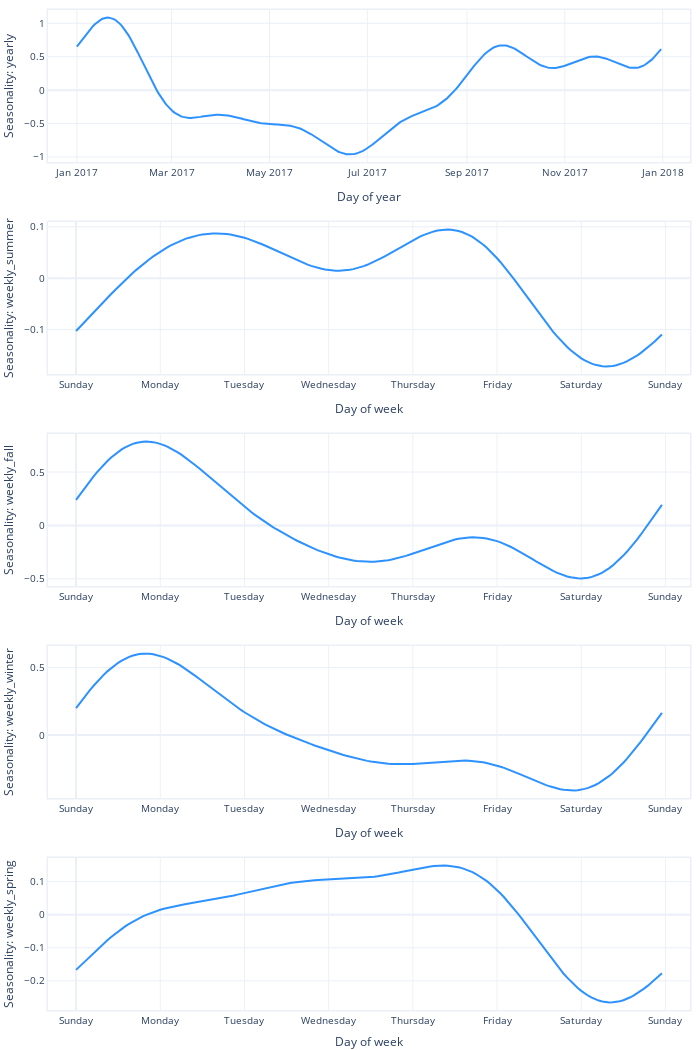

Notebook cell for this chart:
### Code cell
m.plot_parameters(components="seasonality")

### Figure 1 — Plotly figure (JSON) as saved in the notebook; plotly's stock layout.template omitted (floating-point values rounded to 4 significant figures; data arrays with more than 128 entries replaced by an {"elided": "..."} marker saying what was removed)
{"data": [{"fill": "none", "line": {"color": "#2d92ff", "width": 2}, "mode": "lines", "name": "yearly", "type": "scatter", "x": {"elided": "365 str values"}, "xaxis": "x", "y": {"elided": "365 float values"}, "yaxis": "y"}, {"fill": "none", "line": {"color": "#2d92ff", "width": 2}, "mode": "lines", "name": "weekly_summer", "type": "scatter", "x": {"elided": "168 int values"}, "xaxis": "x2", "y": {"elided": "168 float values"}, "yaxis": "y2"}, {"fill": "none", "line": {"color": "#2d92ff", "width": 2}, "mode": "lines", "name": "weekly_fall", "type": "scatter", "x": {"elided": "168 int values"}, "xaxis": "x3", "y": {"elided": "168 float values"}, "yaxis": "y3"}, {"fill": "none", "line": {"color": "#2d92ff", "width": 2}, "mode": "lines", "name": "weekly_winter", "type": "scatter", "x": {"elided": "168 int values"}, "xaxis": "x4", "y": {"elided": "168 float values"}, "yaxis": "y4"}, {"fill": "none", "line": {"color": "#2d92ff", "width": 2}, "mode": "lines", "name": "weekly_spring", "type": "scatter", "x": {"elided": "168 int values"}, "xaxis": "x5", "y": {"elided": "168 float values"}, "yaxis": "y5"}], "layout": {"autosize": true, "font": {"size": 10}, "height": 1050, "hovermode": "x unified", "margin": {"b": 0, "l": 0, "pad": 0, "r": 10, "t": 10}, "showlegend": false, "title": {"font": {"size": 12}}, "width": 700, "xaxis": {"anchor": "y", "domain": [0, 1], "linewidth": 1.5, "mirror": true, "range": ["2016-12-14T00:00:00", "2018-01-18T00:00:00"], "showline": true, "title": {"text": "Day of year"}}, "xaxis2": {"anchor": "y2", "domain": [0, 1], "linewidth": 1.5, "mirror": true, "range": [-8, 175], "showline": true, "tickmode": "array", "ticktext": ["Sunday", "Monday", "Tuesday", "Wednesday", "Thursday", "Friday", "Saturday", "Sunday", "Sunday"], "tickvals": [0, 24, 48, 72, 96, 120, 144, 168, 192], "title": {"text": "Day of week"}}, "xaxis3": {"anchor": "y3", "domain": [0, 1], "linewidth": 1.5, "mirror": true, "range": [-8, 175], "showline": true, "tickmode": "array", "ticktext": ["Sunday", "Monday", "Tuesday", "Wednesday", "Thursday", "Friday", "Saturday", "Sunday", "Sunday"], "tickvals": [0, 24, 48, 72, 96, 120, 144, 168, 192], "title": {"text": "Day of week"}}, "xaxis4": {"anchor": "y4", "domain": [0, 1], "linewidth": 1.5, "mirror": true, "range": [-8, 175], "showline": true, "tickmode": "array", "ticktext": ["Sunday", "Monday", "Tuesday", "Wednesday", "Thursday", "Friday", "Saturday", "Sunday", "Sunday"], "tickvals": [0, 24, 48, 72, 96, 120, 144, 168, 192], "title": {"text": "Day of week"}}, "xaxis5": {"anchor": "y5", "domain": [0, 1], "linewidth": 1.5, "mirror": true, "range": [-8, 175], "showline": true, "tickmode": "array", "ticktext": ["Sunday", "Monday", "Tuesday", "Wednesday", "Thursday", "Friday", "Saturday", "Sunday", "Sunday"], "tickvals": [0, 24, 48, 72, 96, 120, 144, 168, 192], "title": {"text": "Day of week"}}, "yaxis": {"anchor": "x", "domain": [0.848, 1], "linewidth": 1.5, "mirror": true, "rangemode": "normal", "showline": true, "title": {"text": "Seasonality: yearly"}}, "yaxis2": {"anchor": "x2", "domain": [0.636, 0.788], "linewidth": 1.5, "mirror": true, "rangemode": "normal", "showline": true, "title": {"text": "Seasonality: weekly_summer"}}, "yaxis3": {"anchor": "x3", "domain": [0.424, 0.576], "linewidth": 1.5, "mirror": true, "rangemode": "normal", "showline": true, "title": {"text": "Seasonality: weekly_fall"}}, "yaxis4": {"anchor": "x4", "domain": [0.212, 0.364], "linewidth": 1.5, "mirror": true, "rangemode": "normal", "showline": true, "title": {"text": "Seasonality: weekly_winter"}}, "yaxis5": {"anchor": "x5", "domain": [0, 0.152], "linewidth": 1.5, "mirror": true, "rangemode": "normal", "showline": true, "title": {"text": "Seasonality: weekly_spring"}}}}
